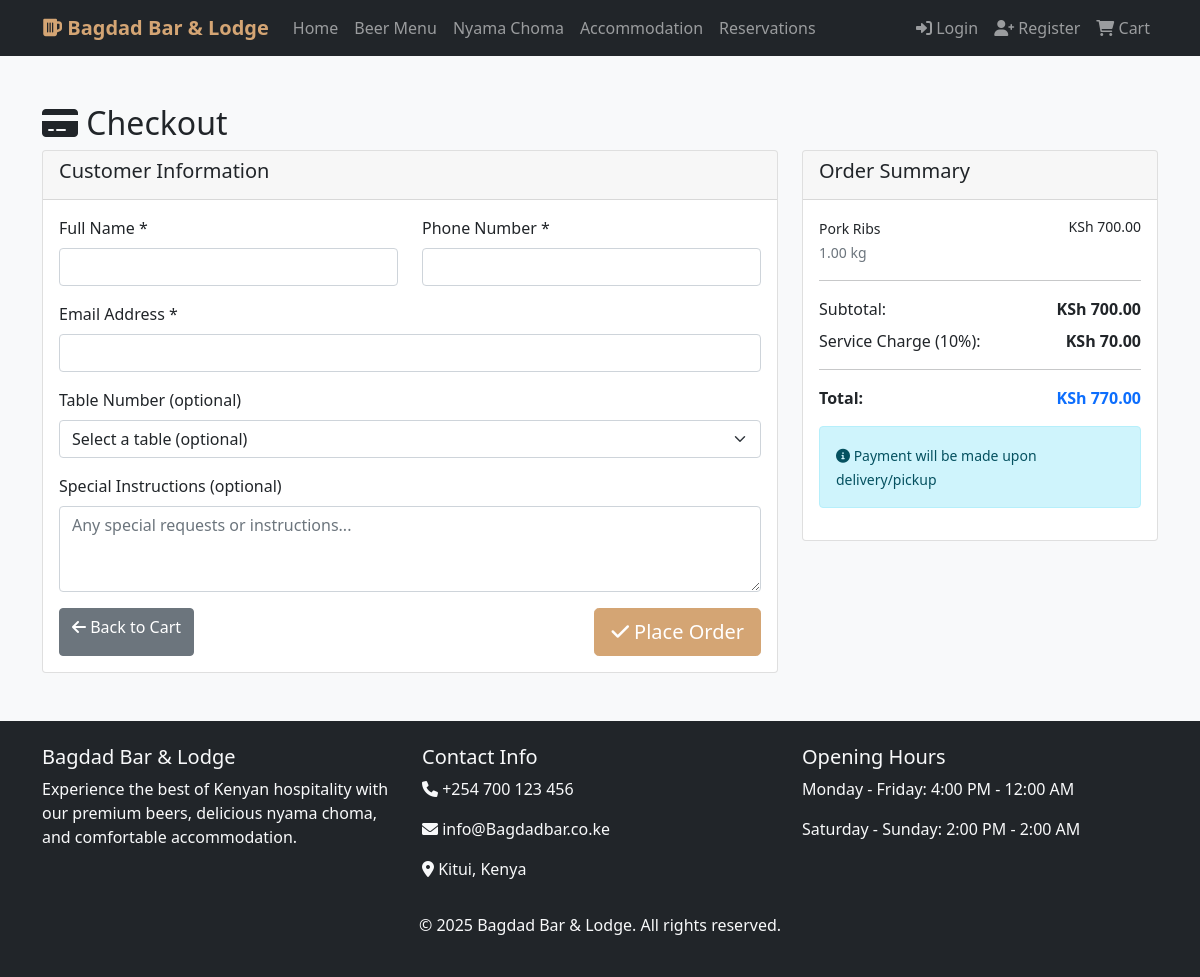
Page /orders/checkout/ on the committed database.
### orders/models.py (models this page shows, shortened)
class CartItem(models.Model):
    cart = models.ForeignKey(Cart, related_name='items', on_delete=models.CASCADE)
    beer = models.ForeignKey(Beer, null=True, blank=True, on_delete=models.CASCADE)
    nyama_choma = models.ForeignKey(NyamaChoma, null=True, blank=True, on_delete=models.CASCADE)
    quantity = models.IntegerField(default=1)
    weight_kg = models.DecimalField(max_digits=5, decimal_places=2, null=True, blank=True)
    notes = models.TextField(blank=True)
    created_at = models.DateTimeField(auto_now_add=True)
    def get_item_name(self):
        if self.beer:
            return f"{self.beer.brand} {self.beer.name}"
        elif self.nyama_choma:
            return self.nyama_choma.name
        return "Unknown Item"
    def get_total_price(self):
        if self.beer:
            return self.beer.price * self.quantity
        elif self.nyama_choma:
            return self.nyama_choma.price_per_kg * (self.weight_kg or Decimal('0'))
        return Decimal('0')

### bar_app/models.py (models this page shows, shortened)
class NyamaChoma(models.Model):
    MEAT_TYPES = [
        ('beef', 'Beef'),
        ('goat', 'Goat'),
        ('chicken', 'Chicken'),
        ('pork', 'Pork'),
        ('fish', 'Fish'),
        ('mutton', 'Mutton'),
    ]
    name = models.CharField(max_length=100)
    meat_type = models.CharField(max_length=20, choices=MEAT_TYPES)
    price_per_kg = models.DecimalField(max_digits=8, decimal_places=2)
    description = models.TextField()
    image = models.ImageField(upload_to='nyama_choma/', blank=True)
    available = models.BooleanField(default=True)
    spice_level = models.IntegerField(choices=[(i, i) for i in range(1, 6)], default=3)
    class Meta:
        ordering = ['name']

### orders/views.py (the view, shortened to what this page needs)
# urls.py: path('checkout/', views.checkout, name='checkout'),
def checkout(request):
    cart = get_or_create_cart(request)
    cart_items = cart.items.all()
    if not cart_items.exists():
        messages.warning(request, 'Your cart is empty')
        return redirect('orders:view_cart')
    subtotal = cart.get_total_price()
    service_charge = subtotal * Decimal('0.1')  # Use Decimal
    total_price = subtotal + service_charge
    available_tables = Table.objects.filter(is_reserved=False)
    context = {
        'cart': cart,
        'cart_items': cart_items,
        'subtotal': subtotal,
        'service_charge': service_charge,
        'total_price': total_price,
        'available_tables': available_tables,
    }
    return render(request, 'orders/checkout.html', context)

### orders/models.py (called while the page is built)
    def get_total_price(self):
        total = Decimal('0')
        for item in self.items.all():
            total += item.get_total_price()
        return total

### orders/views.py (called while the page is built)
def get_or_create_cart(request):
    if request.user.is_authenticated:
        cart, created = Cart.objects.get_or_create(user=request.user)
    else:
        if not request.session.session_key:
            request.session.create()
        cart, created = Cart.objects.get_or_create(session_key=request.session.session_key)
    return cart

### templates/orders/checkout.html (shortened to what this page needs)
{% extends 'base.html' %}
{% block content %}
<div class="container my-5">
    <h2><i class="fas fa-credit-card"></i> Checkout</h2>
    <div class="row">
        <div class="col-md-8">
            <div class="card">
                <div class="card-header">
                    <h5>Customer Information</h5>
                </div>
                <div class="card-body">
                    <form method="post">
                        <div class="row">
                            <div class="col-md-6 mb-3">
                                <label for="customer_name" class="form-label">Full Name *</label>
                                <input type="text" class="form-control" id="customer_name" name="customer_name"
                                       value="{% if user.is_authenticated %}{{ user.get_full_name|default:user.username }}{% endif %}" required>
                            </div>
                            <div class="col-md-6 mb-3">
                                <label for="customer_phone" class="form-label">Phone Number *</label>
                                <input type="tel" class="form-control" id="customer_phone" name="customer_phone"
                                       value="{% if user.is_authenticated and user.userprofile.phone_number %}{{ user.userprofile.phone_number }}{% endif %}" required>
                            </div>
                        </div>
                        <div class="mb-3">
                            <label for="customer_email" class="form-label">Email Address *</label>
                            <input type="email" class="form-control" id="customer_email" name="customer_email"
                                   value="{% if user.is_authenticated %}{{ user.email }}{% endif %}" required>
                        </div>
                        <div class="mb-3">
                            <label for="table_number" class="form-label">Table Number (optional)</label>
                            <select class="form-select" id="table_number" name="table_number">
                                <option value="">Select a table (optional)</option>
                            </select>
                        </div>
                        <div class="mb-3">
                            <label for="notes" class="form-label">Special Instructions (optional)</label>
                            <textarea class="form-control" id="notes" name="notes" rows="3" placeholder="Any special requests or instructions..."></textarea>
                        </div>
                        <div class="d-flex justify-content-between">
                            <a href="{% url 'orders:view_cart' %}" class="btn btn-secondary">
                                <i class="fas fa-arrow-left"></i> Back to Cart
                            </a>
                            <button type="submit" class="btn btn-primary btn-lg">
                                <i class="fas fa-check"></i> Place Order
                            </button>
                        </div>
                    </form>
                </div>
            </div>
        </div>
        <div class="col-md-4">
            <div class="card">
                <div class="card-header">
                    <h5>Order Summary</h5>
                </div>
                <div class="card-body">
                    {% for item in cart_items %}
                    <div class="d-flex justify-content-between mb-2">
                        <div>
                            <small>{{ item.get_item_name }}</small><br>
                            <small class="text-muted">
                                {% if item.beer %}
                                    {{ item.quantity }} pcs
                                {% elif item.nyama_choma %}
                                    {{ item.weight_kg }} kg
                                {% endif %}
                            </small>
                        </div>
                        <small>KSh {{ item.get_total_price|floatformat:2 }}</small>
                    </div>
                    {% endfor %}
                    <hr>
                    <div class="d-flex justify-content-between mb-2">
                        <span>Subtotal:</span>
                        <strong>KSh {{ subtotal|floatformat:2 }}</strong>
                    </div>
                    <div class="d-flex justify-content-between mb-2">
                        <span>Service Charge (10%):</span>
                        <strong>KSh {{ service_charge|floatformat:2 }}</strong>
                    </div>
                    <hr>
                    <div class="d-flex justify-content-between mb-3">
                        <strong>Total:</strong>
                        <strong class="text-primary">KSh {{ total_price|floatformat:2 }}</strong>
                    </div>
                    <div class="alert alert-info">
                        <small><i class="fas fa-info-circle"></i> Payment will be made upon delivery/pickup</small>
                    </div>
                </div>
            </div>
        </div>
    </div>
</div>
{% endblock %}

### templates/base.html (style rules this page uses)
.btn-primary { background-color: #d4a574; border-color: #d4a574; }
body { background-color: #f8f9fa; }

### rows in the picture
CartItem: get_item_name "Pork Ribs", weight_kg "1.00", get_total_price "700.00"

### other values in the picture
{{ subtotal|floatformat:2 }} "700.00"
{{ service_charge|floatformat:2 }} "70.00"
{{ total_price|floatformat:2 }} "770.00"
